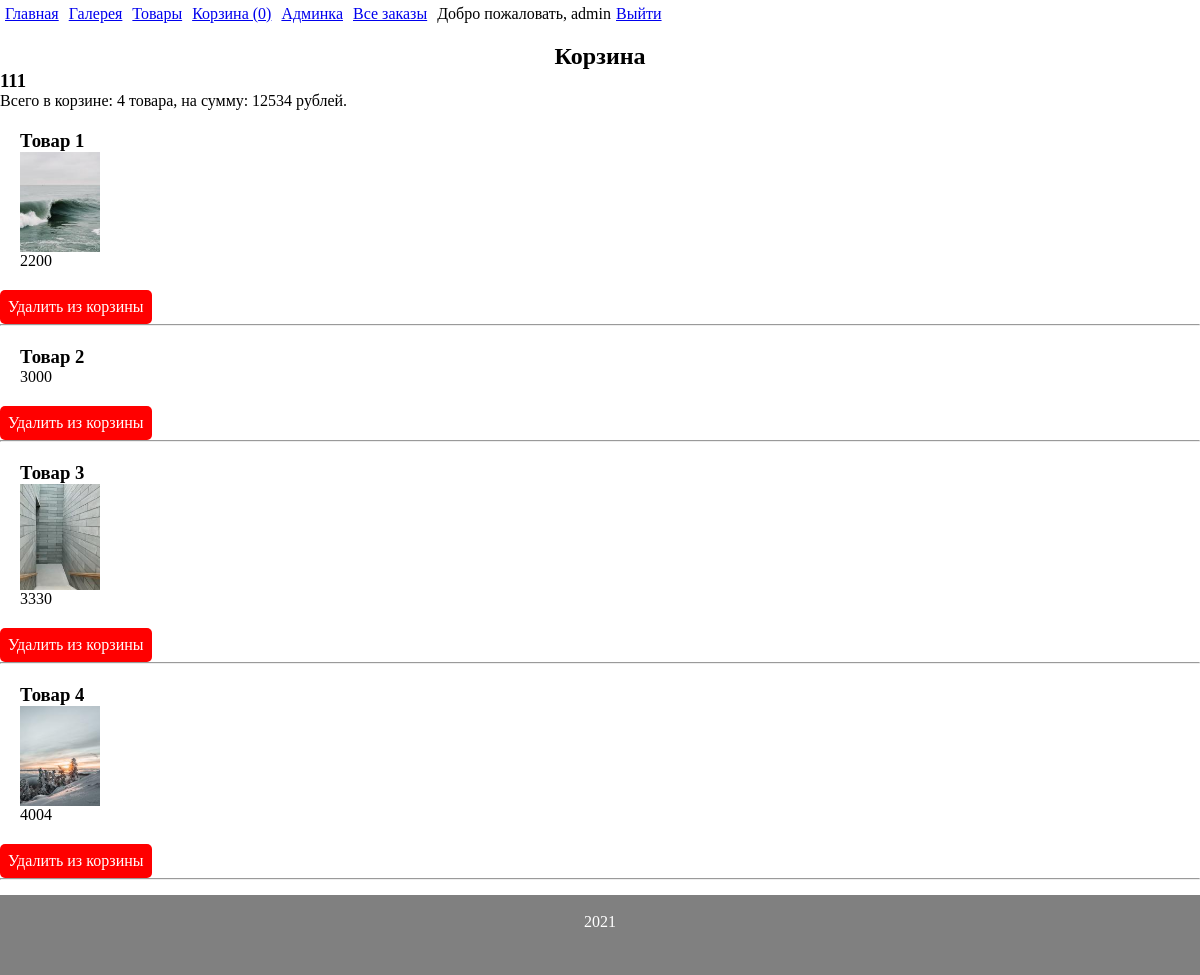
Screenshot of /basket/n3r6kp0kcrhrhd8rqv7tvclugr0meq7v (signed in) with the database file from the repository.
### tables this page shows
CREATE TABLE `basket` (
  `id` int(11) NOT NULL,
  `id_products` int(11) NOT NULL,
  `id_session` varchar(255) NOT NULL,
  `price` int(11) NOT NULL
);

CREATE TABLE `products` (
  `id` int(11) NOT NULL,
  `name` mediumtext NOT NULL,
  `description` mediumtext NOT NULL,
  `more_description` text NOT NULL,
  `price` int(11) NOT NULL,
  `likes` int(1) NOT NULL DEFAULT '0'
);

### engine/db_connections.php (called while the page is built, shortened)
<?php
function getConnect() {
    static $db = null;
    if (is_null($db)) {
        $db = @mysqli_connect(DB_HOST . ':' . DB_PORT, DB_USERNAME, DB_PASSWORD, DB_DATABASE) or die("Ошибка " . mysqli_connect_error());
    }
    return $db;
}
function getDBRequest($request) {
    $res = @mysqli_query(getConnect(), $request) or die(mysqli_error(getConnect()));
    if ($res === true) {
        $row = true;
    } else if (isset($res->num_rows)) {
        $row = mysqli_fetch_all($res, MYSQLI_ASSOC);
    } else {
        $row = false;
    }
    return $row;
}

### models/basket.php (called while the page is built, shortened)
<?php
function allProductsBySessionId($sessionId) {
    return getDBRequest("SELECT basket.id AS id, basket.id_products, basket.id_session AS id_session, products.name, products.price, pictures.image FROM basket LEFT JOIN products ON basket.id_session='{$sessionId}' AND basket.id_products=products.id LEFT JOIN pictures ON basket.id_products=pictures.id_products GROUP BY id");
}

### engine/controller.php (called while the page is built, shortened)
<?php
function prepareVariables($url_array) {
    if ($url_array['main_page'] == "") {
        $params['page'] = 'index';
    } else {
        $params['page'] = $url_array['main_page'];
    }
    $params['countP'] = countInBasket(session_id());
    $params['username'] = hasUser($_SESSION['username'])['username'];
    $params['layout'] = 'app';
    switch ($params['page']) {
        case 'basket':
            $params['page'] = implode('/', ['basket', $url_array['main_page']]);
            if (isset($url_array['session_id'])) {
                $sessionId = secUser($url_array['session_id']);
            } else {
                session_start();
                $sessionId = session_id();
            }
                $params['countOrder'] = countBasketBuyer($sessionId);
                $params['summOrder'] = sumOrder($sessionId);
                $params['products'] = allProductsBySessionId($sessionId);
                $params['name'] = getName($sessionId);
            break;
    }
    return $params;
}

### templates/basket/basket.php (the view, shortened to what this page needs)
<div class="titlePage">
    <h2>Корзина</h2>
</div>
<div>
<h3><?=$name?></h3>
    Всего в корзине: <?=$countOrder?> товара, на сумму: <?=$summOrder?> рублей.
    <?php if (!empty($products)):
        foreach ($products as $item): ?>
        <?php if(!is_null($item['name'])): ?>
            <div class="galleryCard">
                <h3><?=$item['name']?></h3>
                <?php if(isset($item['image']) && !empty($item['image'])): ?>
                            <img src='/img/products/tmb/<?=$item['image']?>' width="80" alt="">
                <?php endif; ?>
                <span><?=$item['price']?></span>
            </div>
            <a href="/delbask/<?=$item['id']?>/<?=$item['id_session']?>" class="btn-red">Удалить из корзины</a>
            <hr>
            <?php endif; ?>
    <?php endforeach;
        endif; ?>
</div>

### public/css/main.css (style rules this page uses)
* { margin: 0; padding: 0; }
body { display: -webkit-box; display: -ms-flexbox; display: flex; -webkit-box-orient: vertical; -webkit-box-direction: normal; -ms-flex-direction: column; flex-direction: column; }
h1, h2, footer { margin-top: 15px; }
.titlePage { text-align: center; }
.galleryCard { display: -ms-grid; display: grid; margin: 20px; }
.btn-red { padding: 8px; text-decoration: none; display: inline-block; background-color: red; color: white; border-radius: 5px; text-align: center; }

### rows the page displays
basket: id_products.name "Товар 1", shows a picture, id_products.price "2200"
basket: id_products.name "Товар 2", id_products.price "3000"
basket: id_products.name "Товар 3", shows a picture, id_products.price "3330"
basket: id_products.name "Товар 4", shows a picture, id_products.price "4004"

### other values shown
$key['title'] "Главная"
$key['title'] "Галерея"
$key['title'] "Товары"
$key['title'] "Корзина ( 0 )"
$key['title'] "Админка"
$key['title'] "Все заказы"
$username "admin"
$name "111"
$countOrder "4"
$summOrder "12534"
